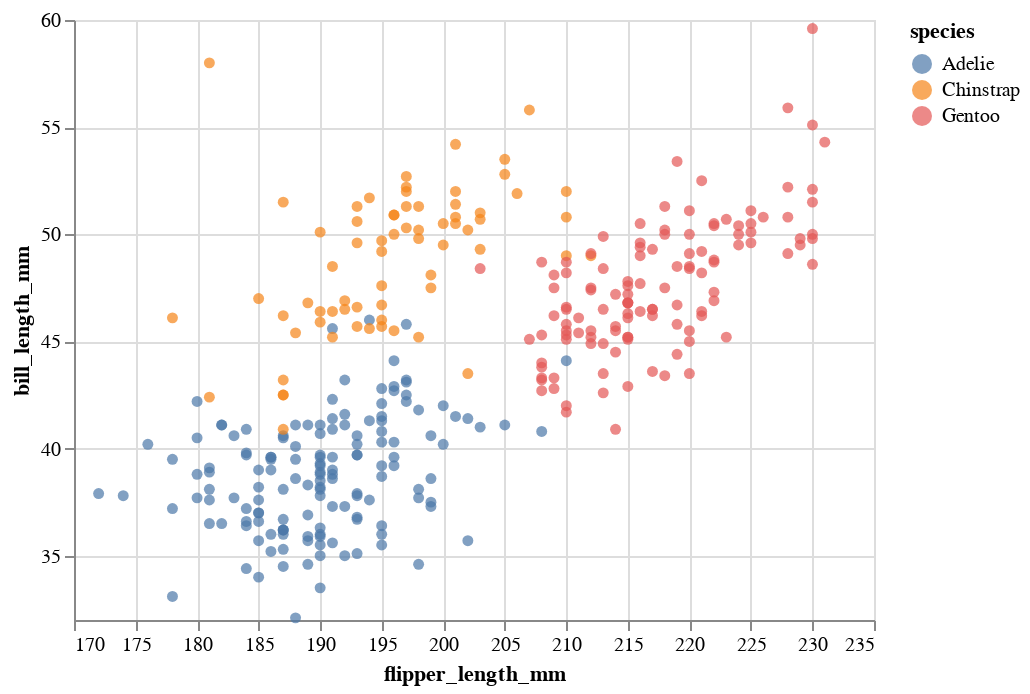

Notebook code for this chart:
### Markdown cell above
Here is what the true data looks like.  I chose two input variables because we can visualize this easily.  With three or more input variables, I wouldn't be able to draw a chart like the following showing all the information.

When you look at the following, you should be thinking that we will be inputting the flipper length and the bill length, and outputting a prediction for whether a penguin belongs to the Chinstrap species.

### Code cell
alt.Chart(df).mark_circle().encode(
    x=alt.X(cols[0], scale=alt.Scale(zero=False)),
    y=alt.Y(cols[1], scale=alt.Scale(zero=False)),
    color="species"
)

### Figure 1 — Vega-Lite specification as saved in the notebook (floating-point values rounded to 4 significant figures; data arrays with more than 128 entries replaced by an {"elided": "..."} marker saying what was removed)
{"config": {"view": {"continuousWidth": 400, "continuousHeight": 300}}, "data": {"name": "data-a0ec2e5925707c5dba9da2c1e24eff5a"}, "mark": "circle", "encoding": {"color": {"field": "species", "type": "nominal"}, "x": {"field": "flipper_length_mm", "scale": {"zero": false}, "type": "quantitative"}, "y": {"field": "bill_length_mm", "scale": {"zero": false}, "type": "quantitative"}}, "$schema": "https://vega.github.io/schema/vega-lite/v4.17.0.json", "datasets": {"data-a0ec2e5925707c5dba9da2c1e24eff5a": {"elided": "333 records"}}}
